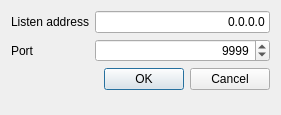
<?xml version="1.0" encoding="UTF-8"?>
<ui version="4.0">
 <class>RMSViewerSettingsDialog</class>
 <widget class="QDialog" name="RMSViewerSettingsDialog">
  <property name="geometry">
   <rect>
    <x>0</x>
    <y>0</y>
    <width>281</width>
    <height>115</height>
   </rect>
  </property>
  <property name="windowTitle">
   <string>Dialog</string>
  </property>
  <layout class="QFormLayout" name="formLayout">
   <item row="0" column="0">
    <widget class="QLabel" name="label">
     <property name="text">
      <string>Listen address</string>
     </property>
    </widget>
   </item>
   <item row="0" column="1">
    <widget class="QLineEdit" name="listenAddrEdit">
     <property name="text">
      <string>0.0.0.0</string>
     </property>
     <property name="alignment">
      <set>Qt::AlignRight|Qt::AlignTrailing|Qt::AlignVCenter</set>
     </property>
    </widget>
   </item>
   <item row="1" column="0">
    <widget class="QLabel" name="label_2">
     <property name="text">
      <string>Port</string>
     </property>
    </widget>
   </item>
   <item row="1" column="1">
    <widget class="QSpinBox" name="listenPortSpin">
     <property name="alignment">
      <set>Qt::AlignRight|Qt::AlignTrailing|Qt::AlignVCenter</set>
     </property>
     <property name="minimum">
      <number>1</number>
     </property>
     <property name="maximum">
      <number>65535</number>
     </property>
     <property name="value">
      <number>9999</number>
     </property>
    </widget>
   </item>
   <item row="2" column="0" colspan="2">
    <widget class="QDialogButtonBox" name="buttonBox">
     <property name="orientation">
      <enum>Qt::Horizontal</enum>
     </property>
     <property name="standardButtons">
      <set>QDialogButtonBox::Cancel|QDialogButtonBox::Ok</set>
     </property>
    </widget>
   </item>
  </layout>
 </widget>
 <resources/>
 <connections>
  <connection>
   <sender>buttonBox</sender>
   <signal>accepted()</signal>
   <receiver>RMSViewerSettingsDialog</receiver>
   <slot>accept()</slot>
   <hints>
    <hint type="sourcelabel">
     <x>248</x>
     <y>254</y>
    </hint>
    <hint type="destinationlabel">
     <x>157</x>
     <y>274</y>
    </hint>
   </hints>
  </connection>
  <connection>
   <sender>buttonBox</sender>
   <signal>rejected()</signal>
   <receiver>RMSViewerSettingsDialog</receiver>
   <slot>reject()</slot>
   <hints>
    <hint type="sourcelabel">
     <x>316</x>
     <y>260</y>
    </hint>
    <hint type="destinationlabel">
     <x>286</x>
     <y>274</y>
    </hint>
   </hints>
  </connection>
 </connections>
</ui>
